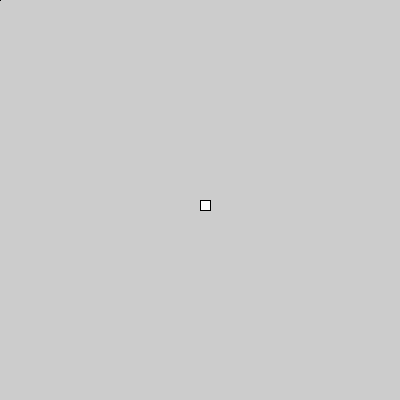
Frame 1 (no input)
Frame 60 (the mouse pressed at the canvas centre just before this capture): identical to frame 1, image omitted
Frame 120 (the mouse held since frame 60 and released just before this capture): identical to frame 1, image omitted

The Processing sketch that drew this single still picture (run headless with seeded random() and noise(); from frame 60 on, the mouse is pressed at the canvas centre):

// Processing sketch: sketch_2D_SideScroller
// ── sketch_2D_SideScroller.pde
int screenWidth = 400;
int screenHeight = 400;

Player player;
Enemy enemy;
Bullet bullet;

//
//
void setup(){
  //background(0);
  //fullScreen();
  size(400,400);
  player = new Player(screenWidth/2,screenHeight/2, 1, 1);
  enemy = new Enemy();
}

//
//
void draw(){
  player.drawMe();
  player.checkMovement();
  enemy.drawMe();
}
// ── Bullet.pde
class Bullet extends Sprite{
  
  private final int DEFAULT_X = 0;
  private final int DEFAULT_Y = 0;
  private final int DEFAULT_SIZE = 10;
  
  //
  //
  public Bullet(){
      setX(DEFAULT_X);
      setY(DEFAULT_Y);
      setDx(0);
      setDy(0);
  }
  
  //
  //
  public Bullet(int startingX, int startingY){
      setX(startingX);
      setY(startingY);
      setDx(0);
      setDy(0);
  }
  
  
}
// ── Enemy.pde
class Enemy extends Sprite{
  
  //
  //
  public Enemy(){
      setX(DEFAULT_X);
      setY(DEFAULT_Y);
      setDx(0);
      setDy(0);
  }
  
  //
  //
  public Enemy(int startingX, int startingY){
      setX(startingX);
      setY(startingY);
      setDx(0);
      setDy(0);
      setColour(128);
  }
  
  
}
// ── Global.pde
public static final int DEFAULT_X = 0;
public static final int DEFAULT_Y = 0;

public static final int DEFAULT_DX = 1;
public static final int DEFAULT_DY = 1;

public static final int DEFAULT_SIZE = 10;
// ── Player.pde
class Player extends Sprite{
  
  //
  //
  public Player(){
      setX(DEFAULT_X);
      setY(DEFAULT_Y);
      setDx(DEFAULT_DX);
      setDy(DEFAULT_DY);
      setSize(DEFAULT_SIZE);
  }
  
  //
  //
  public Player(int startingX, int startingY, int speedX, int speedY){
      setX(startingX);
      setY(startingY);
      setDx(speedX);
      setDy(speedY);
      setColour(255);
      setSize(DEFAULT_SIZE);
  }
  
  
  void checkMovement(){
    
    if(keyPressed){
      if(key == 'w' || key == 'W'){
        println("You pressed w!");
        moveUp();
      }
      else if(key == 'a'|| key == 'A'){
        println("You pressed a!");
        moveLeft();
      }
      else if(key == 's' || key == 'S'){
        println("You pressed s!");
         moveDown();
      }
      else if(key == 'd' || key == 'D'){
        println("You pressed d!");
        moveRight();
       
      }
    }
  }
  
}
// ── Sprite.pde
class Sprite{
  
  private int size;
  private int x, y;
  private int dx, dy;
  private int colour;
  
  //
  //
  int getX(){ 
    return x;
  }
  
  //
  //
  int getY(){
    return y;
  }
  
  //
  //
  int getDx(){
    return dx;
  }
  
  //
  //
  int getDy(){
    return dy;
  }
  
  //
  //
  int getColour(){
    return colour;
  }
  
  
  //
  //
  void setColour(int valueToSetColourAs){
    colour = valueToSetColourAs;
  }
 
 
  //
  //
  void setX(int valueToSetXAs){
    x = valueToSetXAs;
  }
  
  //
  //
  void setY(int valueToSetYAs){
    y = valueToSetYAs;
  }
  
  //
  //
  void setDx(int valueToSetDxAs){
    dx = valueToSetDxAs;
  }
  
  //
  //
  void setDy(int valueToSetDyAs){
    dy = valueToSetDyAs;
  }
  
   //
  //
  void setSize(int valueToSetSizeAs){
    size = valueToSetSizeAs;
  }
 
  //
  //
  void moveRight(){
    x = x + dx;
  }
  
  //
  //
  void moveLeft(){
     x = x - dx;
  }
  
  //
  //
  void moveDown(){
     y = y + dy;
  }
  
  //
  //
  void moveUp(){
     y = y - dy;
  }
  
  //
  //
  void drawMe(){
    fill(colour);
    rect(x,y,size,size);
  }
}
